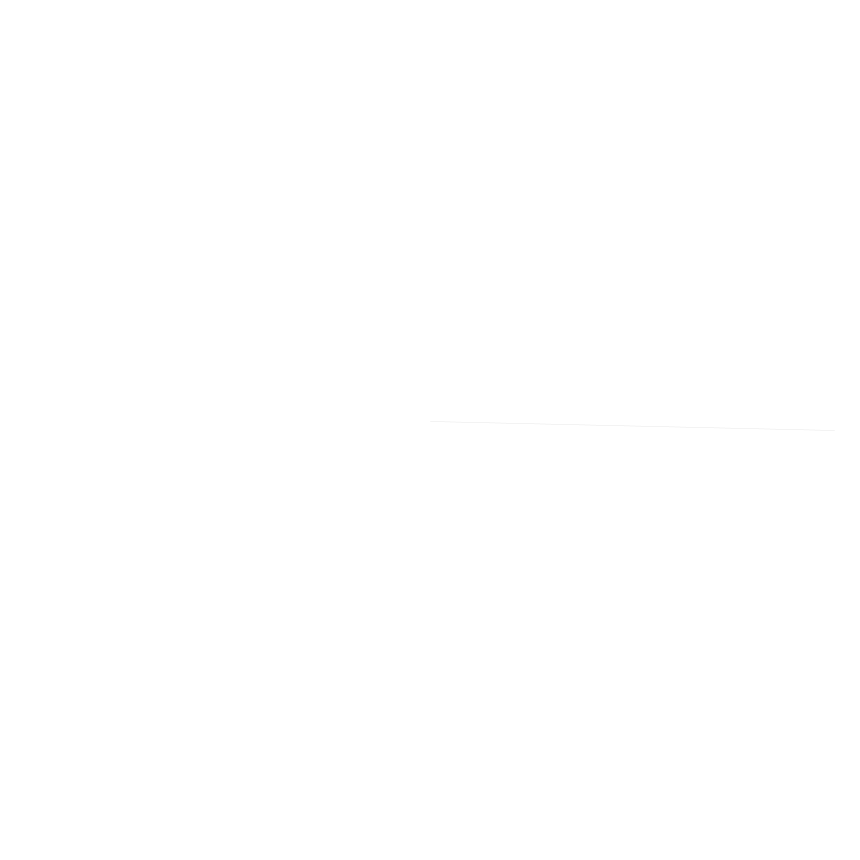
Frame 1 (no input)
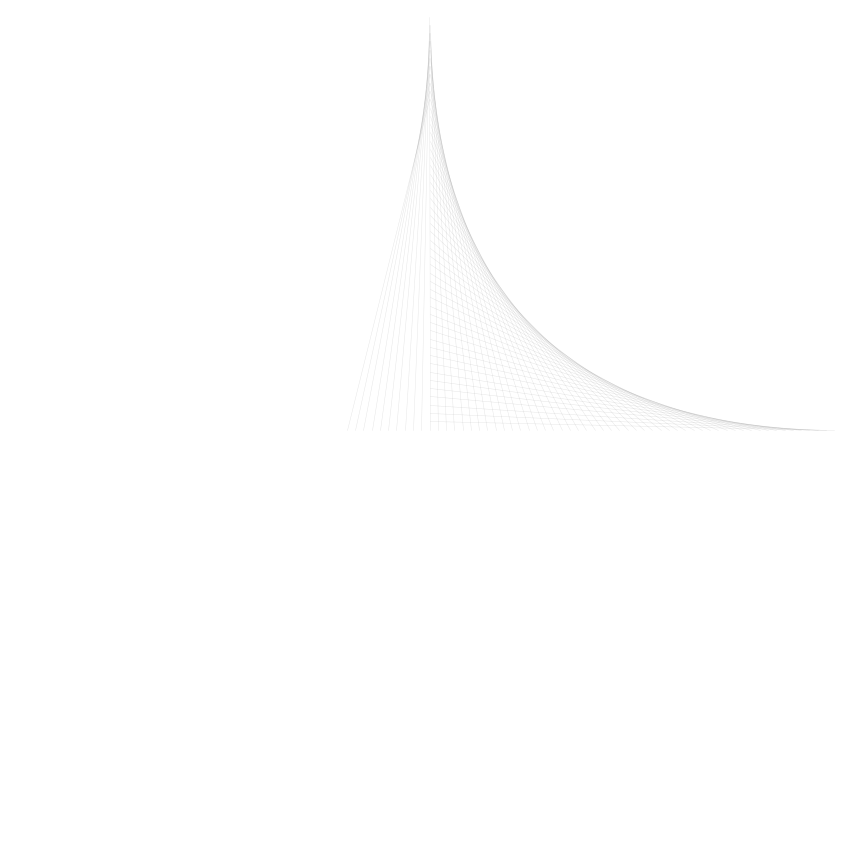
Frame 60 (the mouse pressed at the canvas centre just before this capture)
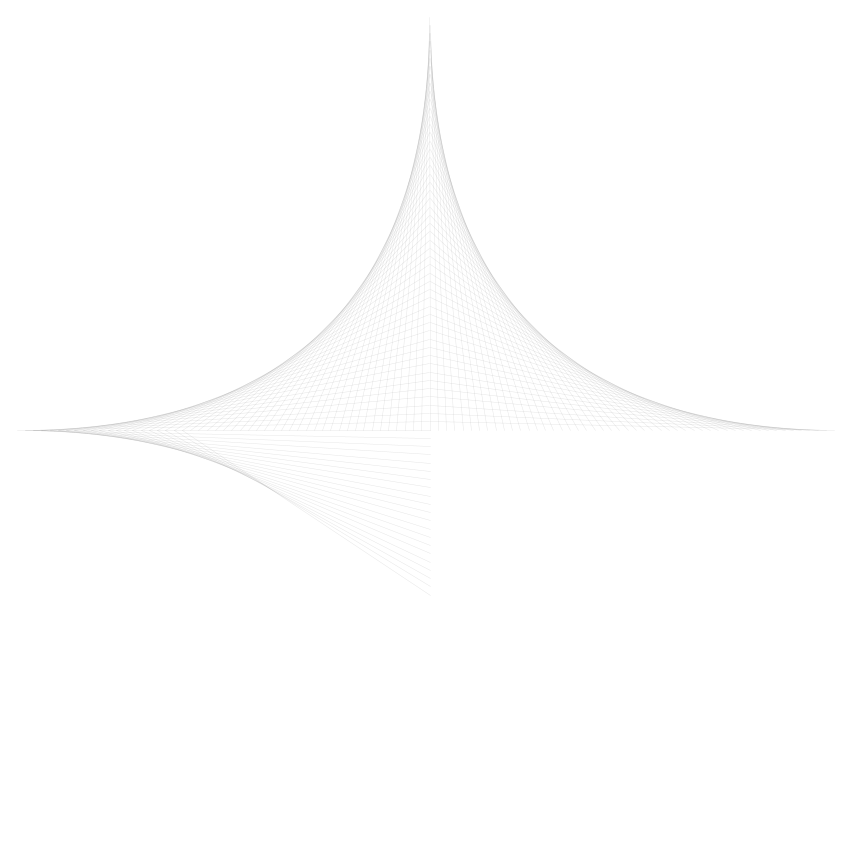
Frame 120 (the mouse held since frame 60 and released just before this capture)

The Processing sketch that drew these frames (run headless with seeded random() and noise(); from frame 60 on, the mouse is pressed at the canvas centre):

// Processing sketch: slidingEquipoints
// ── slidingEquipoints.pde
int linesPerQuadrant = 50;
int numCopies = 1;
boolean finished = false;
void setup() {
  size(860, 860);
  background(255);
}

void draw() {
  drawSlow();
//  save("flower.png");
}

void drawSlow() {
  if (frameCount > linesPerQuadrant * numCopies * 4) {
    return;
  }
  translate(width/2, height/2);
  drawLine(frameCount);
}


void drawFast() {
  if (finished) return;

  background(255);
  for (int fc = 0; fc < linesPerQuadrant * numCopies * 4; ++fc) {
    pushMatrix();
    translate(width/2, height/2);
    drawLine(fc);
    popMatrix();
  }
  finished = true;
}

void drawLine(int fc) {
    strokeWeight(0.5);
    stroke(0, 25);
    int numRotations = fc / linesPerQuadrant;
    rotate ( -PI/(numCopies * 2) * numRotations);
    float x, y;
    x = y = 0;
    float w = width * 0.48;
    float toOrigin = w * (fc % linesPerQuadrant)/ (float) linesPerQuadrant;
    y = - toOrigin;
    x = w + y;
    line(x, 0, 0, y);
}
